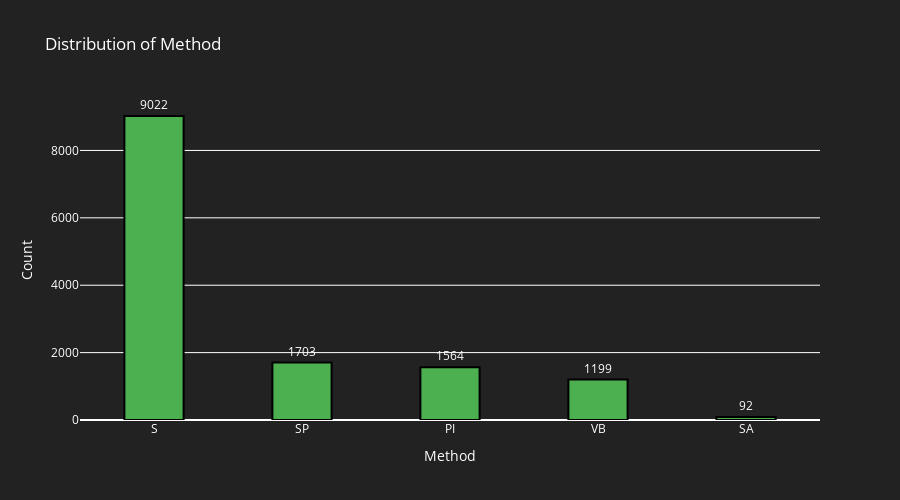
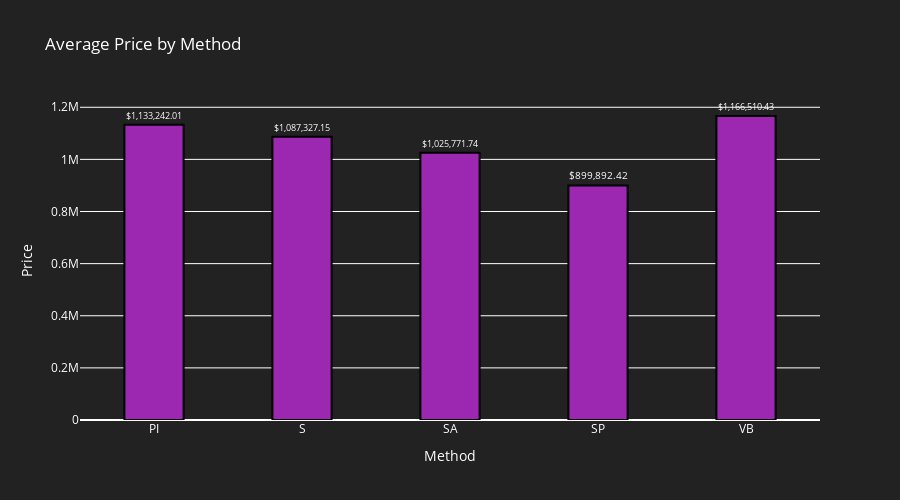

Notebook code cell kept with these figures, in order:
### Code cell
explore_categorical_relationships(df, 'Method', target)

### Figure 1 — Plotly figure (JSON) as saved in the notebook; plotly's stock layout.template omitted (floating-point values rounded to 4 significant figures)
{"data": [{"marker": {"color": "rgb(76, 175, 80)", "line": {"color": "rgba(0,0,0,1)", "width": 2}, "opacity": 1}, "text": [9022, 1703, 1564, 1199, 92], "textposition": "outside", "type": "bar", "width": 0.4, "x": ["S", "SP", "PI", "VB", "SA"], "y": [9022, 1703, 1564, 1199, 92]}], "layout": {"font": {"color": "white"}, "height": 500, "paper_bgcolor": "rgba(34, 34, 34, 1)", "plot_bgcolor": "rgba(34, 34, 34, 1)", "title": {"text": "Distribution of Method"}, "xaxis": {"title": {"text": "Method"}}, "yaxis": {"title": {"text": "Count"}}}}

### Figure 2 — Plotly figure (JSON) as saved in the notebook; plotly's stock layout.template omitted (floating-point values rounded to 4 significant figures)
{"data": [{"marker": {"color": "rgb(156, 39, 176)", "line": {"color": "rgba(0,0,0,1)", "width": 2}, "opacity": 1}, "text": ["$1,133,242.01", "$1,087,327.15", "$1,025,771.74", "$899,892.42", "$1,166,510.43"], "textposition": "outside", "type": "bar", "width": 0.4, "x": ["PI", "S", "SA", "SP", "VB"], "y": [1133000.0, 1087000.0, 1026000.0, 899900.0, 1167000.0]}], "layout": {"font": {"color": "white"}, "height": 500, "paper_bgcolor": "rgba(34, 34, 34, 1)", "plot_bgcolor": "rgba(34, 34, 34, 1)", "title": {"text": "Average Price by Method"}, "xaxis": {"title": {"text": "Method"}}, "yaxis": {"title": {"text": "Price"}}}}
